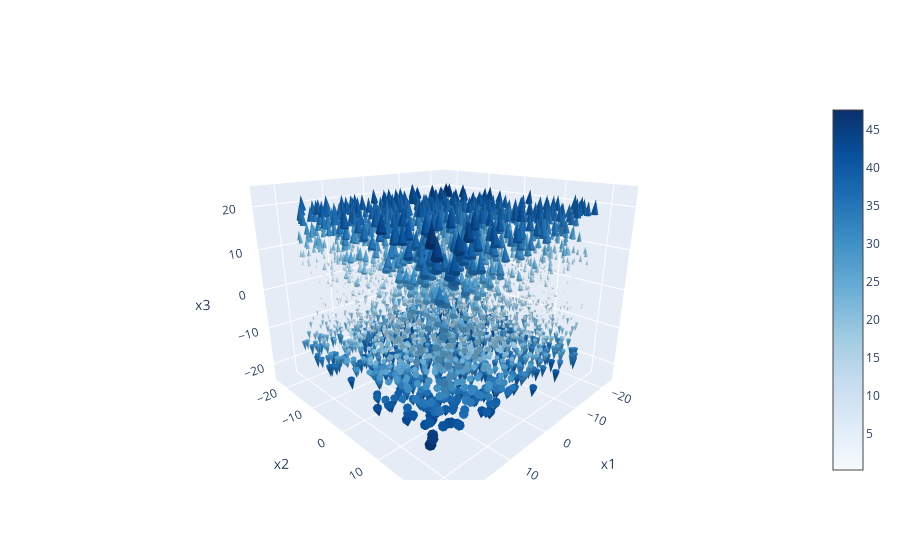

The cell this chart's notebook holds for it:
### Code cell
x = np.random.permutation(np.arange(-20, 20, 0.01))
y = np.random.permutation(np.arange(-20, 20, 0.01))
z = np.random.permutation(np.arange(-20, 20, 0.01))

u = -0.5*x - 0.5*y
v = -0.5*x - 0.5*y
w = 2*z

data = [{
    "type": "cone",
    "x": x,
    "y": y,
    "z": z,
    "u": u,
    "v": v,
    "w": w,
    "colorscale": 'Blues',
    "sizemode": "absolute",
    "sizeref": 50
}]

layout = {
    "scene": {
        "aspectratio": {"x": 1, "y": 1, "z": 0.8},
        "camera": {
            "eye": {"x": 1.2, "y": 1.2, "z": 0.6}
        },
    'xaxis_title': 'x1',
    'yaxis_title': 'x2',
    'zaxis_title': 'x3'
    }
}

fig = go.Figure(data=data, layout=layout)
fig.show()

### Figure 1 — Plotly figure (JSON) as saved in the notebook; plotly's stock layout.template omitted (floating-point values rounded to 4 significant figures; data arrays with more than 128 entries replaced by an {"elided": "..."} marker saying what was removed)
{"data": [{"colorscale": [[0, "rgb(247,251,255)"], [0.125, "rgb(222,235,247)"], [0.25, "rgb(198,219,239)"], [0.375, "rgb(158,202,225)"], [0.5, "rgb(107,174,214)"], [0.625, "rgb(66,146,198)"], [0.75, "rgb(33,113,181)"], [0.875, "rgb(8,81,156)"], [1, "rgb(8,48,107)"]], "sizemode": "absolute", "sizeref": 50, "type": "cone", "u": {"elided": "4000 float values"}, "v": {"elided": "4000 float values"}, "w": {"elided": "4000 float values"}, "x": {"elided": "4000 float values"}, "y": {"elided": "4000 float values"}, "z": {"elided": "4000 float values"}}], "layout": {"scene": {"aspectratio": {"x": 1, "y": 1, "z": 0.8}, "camera": {"eye": {"x": 1.2, "y": 1.2, "z": 0.6}}, "xaxis": {"title": {"text": "x1"}}, "yaxis": {"title": {"text": "x2"}}, "zaxis": {"title": {"text": "x3"}}}}}
